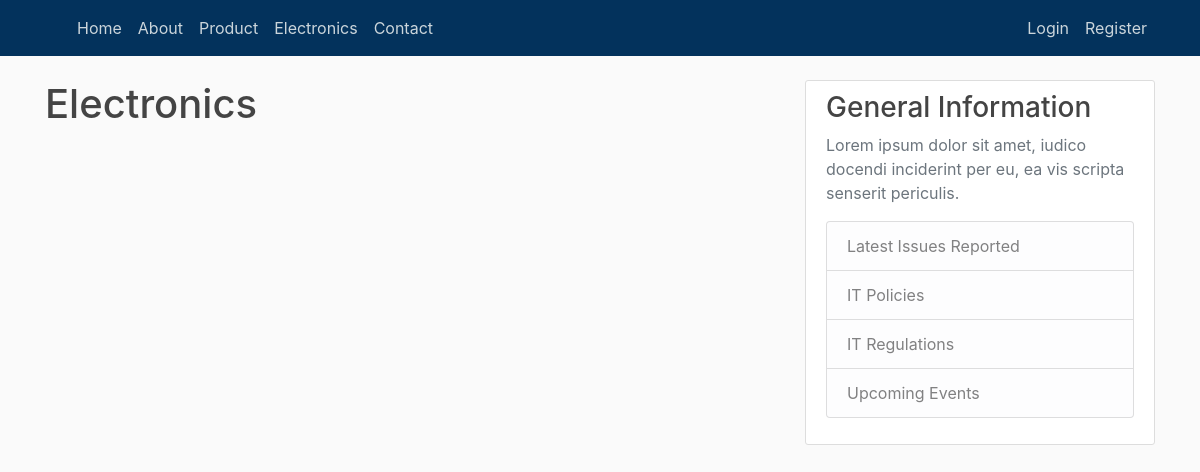
Page /electronic/ on the earlier database version.
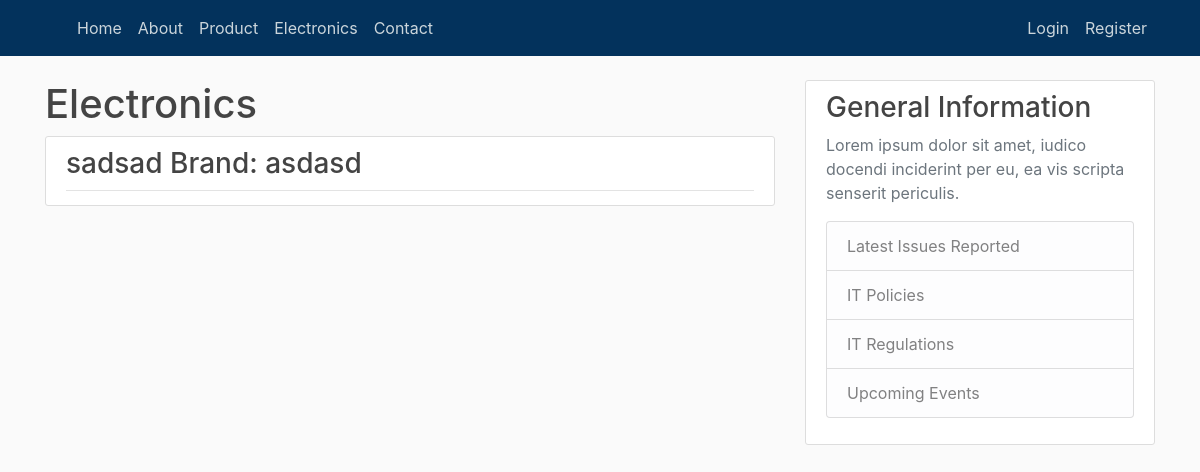
Same page on the later database version.
### itreporting/models.py (models this page shows, shortened)
class Electronic(models.Model):
    prod_name = models.CharField(max_length=20)
    brand = models.CharField(max_length=20)
    avg_cost = models.FloatField()
    category = models.CharField(max_length=20)
    date_released = models.DateField(null=True, blank=True)
    description = models.CharField(max_length=50)
    image = models.URLField()

### itreporting/views.py (the view)
# urls.py: path('electronic/', views.electronic, name='itreporting-electronictemplate'),
def electronic(request):
    daily_reports= {
        'electronics': Electronic.objects.all()
    }
    return render(request, 'itreporting/electronictemplate.html', daily_reports)

### itreporting/templates/itreporting/electronictemplate.html
{% extends "itreporting/base.html" %}
{% block content %}<h1>Electronics</h1>
    {% for electronic in electronics %}
    <article class="media content-section">
        <div class="media-body">
          <div class="article-metadata">
          <h3><a class="article-title" href="{% url 'electronic-detail' electronic.id%}">{{electronic.prod_name}} Brand: {{electronic.brand}}</a></h3>
        </div>
      </article>
{% endfor %}
{% endblock %}

Differences in the rows shown:
added Electronic: prod_name "sadsad", brand "asdasd"
